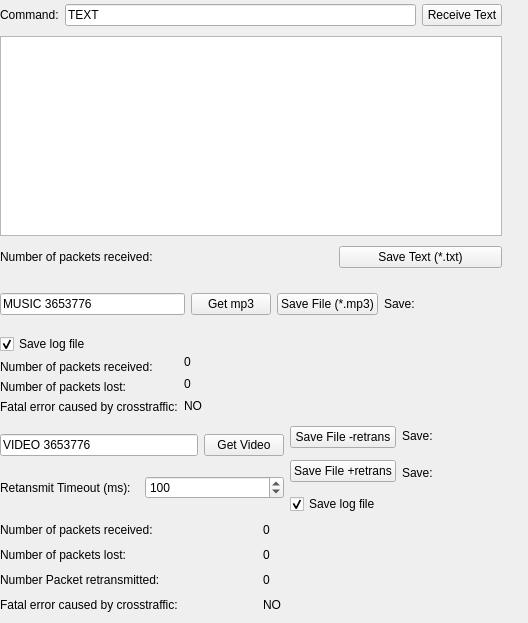
        <widget class="QWidget" name="tab_3">
         <attribute name="title">
          <string>Server File Download</string>
         </attribute>
         <widget class="QWidget" name="layoutWidget_3">
          <property name="geometry">
           <rect>
            <x>0</x>
            <y>0</y>
            <width>502</width>
            <height>272</height>
           </rect>
          </property>
          <layout class="QVBoxLayout" name="verticalLayout_7">
           <item>
            <layout class="QHBoxLayout" name="horizontalLayout_60">
             <item>
              <widget class="QLabel" name="label_42">
               <property name="text">
                <string>Command:</string>
               </property>
              </widget>
             </item>
             <item>
              <widget class="QLineEdit" name="Text_Command">
               <property name="text">
                <string>TEXT</string>
               </property>
              </widget>
             </item>
             <item>
              <widget class="QPushButton" name="Text_Receive">
               <property name="text">
                <string>Receive Text</string>
               </property>
              </widget>
             </item>
            </layout>
           </item>
           <item>
            <widget class="QTextEdit" name="Received_text">
             <property name="minimumSize">
              <size>
               <width>500</width>
               <height>200</height>
              </size>
             </property>
             <property name="maximumSize">
              <size>
               <width>1000</width>
               <height>200</height>
              </size>
             </property>
            </widget>
           </item>
           <item>
            <layout class="QHBoxLayout" name="horizontalLayout_61">
             <item>
              <widget class="QLabel" name="label_41">
               <property name="text">
                <string>Number of packets received:</string>
               </property>
              </widget>
             </item>
             <item>
              <widget class="QLabel" name="Text_pkt_nr">
               <property name="minimumSize">
                <size>
                 <width>80</width>
                 <height>0</height>
                </size>
               </property>
               <property name="text">
                <string/>
               </property>
              </widget>
             </item>
             <item>
              <widget class="QPushButton" name="Text_save">
               <property name="text">
                <string>Save Text (*.txt)</string>
               </property>
              </widget>
             </item>
            </layout>
           </item>
          </layout>
         </widget>
         <widget class="QWidget" name="layoutWidget">
          <property name="geometry">
           <rect>
            <x>0</x>
            <y>280</y>
            <width>501</width>
            <height>134</height>
           </rect>
          </property>
          <layout class="QVBoxLayout" name="verticalLayout_32">
           <item>
            <layout class="QHBoxLayout" name="horizontalLayout_66">
             <item>
              <layout class="QHBoxLayout" name="horizontalLayout_62">
               <item>
                <widget class="QLineEdit" name="MP3_Command">
                 <property name="text">
                  <string>MUSIC 3653776</string>
                 </property>
                </widget>
               </item>
               <item>
                <widget class="QPushButton" name="MP3_Receive">
                 <property name="text">
                  <string>Get mp3</string>
                 </property>
                </widget>
               </item>
              </layout>
             </item>
             <item>
              <layout class="QHBoxLayout" name="horizontalLayout_65">
               <item>
                <widget class="QPushButton" name="Music_save">
                 <property name="text">
                  <string>Save File (*.mp3)</string>
                 </property>
                </widget>
               </item>
               <item>
                <layout class="QHBoxLayout" name="horizontalLayout_64">
                 <item>
                  <widget class="QLabel" name="label_46">
                   <property name="text">
                    <string>Save:</string>
                   </property>
                  </widget>
                 </item>
                 <item>
                  <widget class="QLabel" name="Music_Save_suc">
                   <property name="minimumSize">
                    <size>
                     <width>80</width>
                     <height>0</height>
                    </size>
                   </property>
                   <property name="text">
                    <string/>
                   </property>
                  </widget>
                 </item>
                </layout>
               </item>
              </layout>
             </item>
            </layout>
           </item>
           <item>
            <layout class="QHBoxLayout" name="horizontalLayout_63">
             <item>
              <layout class="QVBoxLayout" name="verticalLayout_31">
               <item>
                <widget class="QCheckBox" name="Music_save_logfile">
                 <property name="text">
                  <string>Save log file</string>
                 </property>
                 <property name="checked">
                  <bool>true</bool>
                 </property>
                </widget>
               </item>
               <item>
                <widget class="QLabel" name="label_43">
                 <property name="text">
                  <string>Number of packets received:</string>
                 </property>
                </widget>
               </item>
               <item>
                <widget class="QLabel" name="label_44">
                 <property name="text">
                  <string>Number of packets lost:</string>
                 </property>
                </widget>
               </item>
               <item>
                <widget class="QLabel" name="label_45">
                 <property name="text">
                  <string>Fatal error caused by crosstraffic:</string>
                 </property>
                </widget>
               </item>
              </layout>
             </item>
             <item>
              <layout class="QVBoxLayout" name="verticalLayout_30">
               <item>
                <spacer name="horizontalSpacer">
                 <property name="orientation">
                  <enum>Qt::Horizontal</enum>
                 </property>
                 <property name="sizeHint" stdset="0">
                  <size>
                   <width>40</width>
                   <height>20</height>
                  </size>
                 </property>
                </spacer>
               </item>
               <item>
                <widget class="QLabel" name="Music_pkt_nr">
                 <property name="minimumSize">
                  <size>
                   <width>80</width>
                   <height>0</height>
                  </size>
                 </property>
                 <property name="text">
                  <string>0</string>
                 </property>
                </widget>
               </item>
               <item>
                <widget class="QLabel" name="Music_pkt_lost">
                 <property name="text">
                  <string>0</string>
                 </property>
                </widget>
               </item>
               <item>
                <widget class="QLabel" name="Music_cross_error">
                 <property name="text">
                  <string>NO</string>
                 </property>
                </widget>
               </item>
              </layout>
             </item>
            </layout>
           </item>
          </layout>
         </widget>
         <widget class="QWidget" name="layoutWidget">
          <property name="geometry">
           <rect>
            <x>0</x>
            <y>420</y>
            <width>519</width>
            <height>194</height>
           </rect>
          </property>
          <layout class="QVBoxLayout" name="verticalLayout_34">
           <item>
            <layout class="QHBoxLayout" name="horizontalLayout_67">
             <item>
              <layout class="QVBoxLayout" name="verticalLayout_43">
               <item>
                <layout class="QHBoxLayout" name="horizontalLayout_78">
                 <item>
                  <widget class="QLineEdit" name="Video_Command">
                   <property name="text">
                    <string>VIDEO 3653776</string>
                   </property>
                  </widget>
                 </item>
                 <item>
                  <widget class="QPushButton" name="Video_Receive">
                   <property name="text">
                    <string>Get Video</string>
                   </property>
                  </widget>
                 </item>
                </layout>
               </item>
               <item>
                <layout class="QHBoxLayout" name="horizontalLayout_79">
                 <item>
                  <widget class="QLabel" name="label_61">
                   <property name="text">
                    <string>Retansmit Timeout (ms):</string>
                   </property>
                  </widget>
                 </item>
                 <item>
                  <widget class="QSpinBox" name="Video_retrans_tmout">
                   <property name="minimum">
                    <number>1</number>
                   </property>
                   <property name="maximum">
                    <number>2000</number>
                   </property>
                   <property name="singleStep">
                    <number>50</number>
                   </property>
                   <property name="value">
                    <number>100</number>
                   </property>
                  </widget>
                 </item>
                </layout>
               </item>
              </layout>
             </item>
             <item>
              <layout class="QVBoxLayout" name="verticalLayout_33">
               <item>
                <layout class="QHBoxLayout" name="horizontalLayout_77">
                 <item>
                  <layout class="QVBoxLayout" name="verticalLayout_42">
                   <item>
                    <widget class="QPushButton" name="Video_save">
                     <property name="text">
                      <string>Save File -retrans</string>
                     </property>
                    </widget>
                   </item>
                   <item>
                    <widget class="QPushButton" name="Video_save_2">
                     <property name="text">
                      <string>Save File +retrans</string>
                     </property>
                    </widget>
                   </item>
                  </layout>
                 </item>
                 <item>
                  <layout class="QVBoxLayout" name="verticalLayout_39">
                   <item>
                    <layout class="QHBoxLayout" name="horizontalLayout_80">
                     <item>
                      <widget class="QLabel" name="label_55">
                       <property name="text">
                        <string>Save:</string>
                       </property>
                      </widget>
                     </item>
                     <item>
                      <widget class="QLabel" name="Video_Save_suc">
                       <property name="minimumSize">
                        <size>
                         <width>80</width>
                         <height>0</height>
                        </size>
                       </property>
                       <property name="text">
                        <string/>
                       </property>
                      </widget>
                     </item>
                    </layout>
                   </item>
                   <item>
                    <layout class="QHBoxLayout" name="horizontalLayout_83">
                     <item>
                      <widget class="QLabel" name="label_59">
                       <property name="text">
                        <string>Save:</string>
                       </property>
                      </widget>
                     </item>
                     <item>
                      <widget class="QLabel" name="Video_Save_suc_2">
                       <property name="minimumSize">
                        <size>
                         <width>80</width>
                         <height>0</height>
                        </size>
                       </property>
                       <property name="text">
                        <string/>
                       </property>
                      </widget>
                     </item>
                    </layout>
                   </item>
                  </layout>
                 </item>
                </layout>
               </item>
               <item>
                <widget class="QCheckBox" name="Video_save_logfile">
                 <property name="text">
                  <string>Save log file</string>
                 </property>
                 <property name="checked">
                  <bool>true</bool>
                 </property>
                </widget>
               </item>
              </layout>
             </item>
            </layout>
           </item>
           <item>
            <layout class="QHBoxLayout" name="horizontalLayout_81">
             <item>
              <layout class="QVBoxLayout" name="verticalLayout_41">
               <item>
                <widget class="QLabel" name="label_56">
                 <property name="text">
                  <string>Number of packets received:</string>
                 </property>
                </widget>
               </item>
               <item>
                <widget class="QLabel" name="label_57">
                 <property name="text">
                  <string>Number of packets lost:</string>
                 </property>
                </widget>
               </item>
               <item>
                <widget class="QLabel" name="label_60">
                 <property name="text">
                  <string>Number Packet retransmitted:</string>
                 </property>
                </widget>
               </item>
               <item>
                <widget class="QLabel" name="label_58">
                 <property name="text">
                  <string>Fatal error caused by crosstraffic:</string>
                 </property>
                </widget>
               </item>
              </layout>
             </item>
             <item>
              <layout class="QVBoxLayout" name="verticalLayout_40">
               <item>
                <widget class="QLabel" name="Video_pkt_nr">
                 <property name="minimumSize">
                  <size>
                   <width>80</width>
                   <height>0</height>
                  </size>
                 </property>
                 <property name="text">
                  <string>0</string>
                 </property>
                </widget>
               </item>
               <item>
                <widget class="QLabel" name="Video_pkt_lost">
                 <property name="text">
                  <string>0</string>
                 </property>
                </widget>
               </item>
               <item>
                <widget class="QLabel" name="Video_pkt_retr">
                 <property name="text">
                  <string>0</string>
                 </property>
                </widget>
               </item>
               <item>
                <widget class="QLabel" name="Video_cross_error">
                 <property name="text">
                  <string>NO</string>
                 </property>
                </widget>
               </item>
              </layout>
             </item>
            </layout>
           </item>
          </layout>
         </widget>
        </widget>
